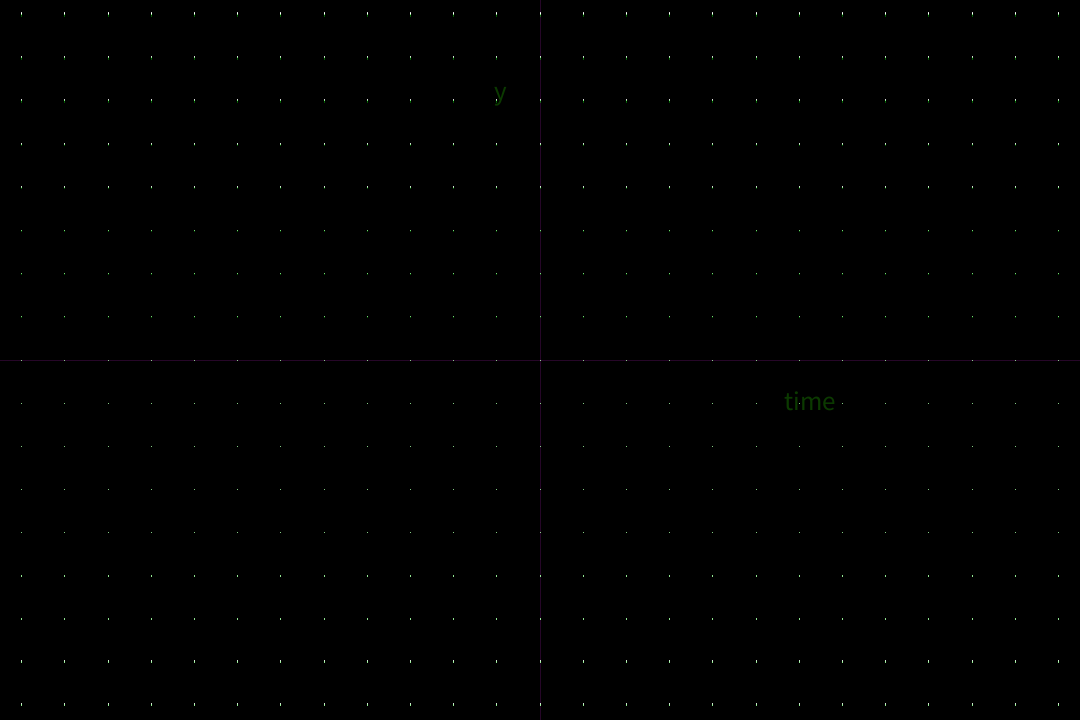
Frame 1 (no input)
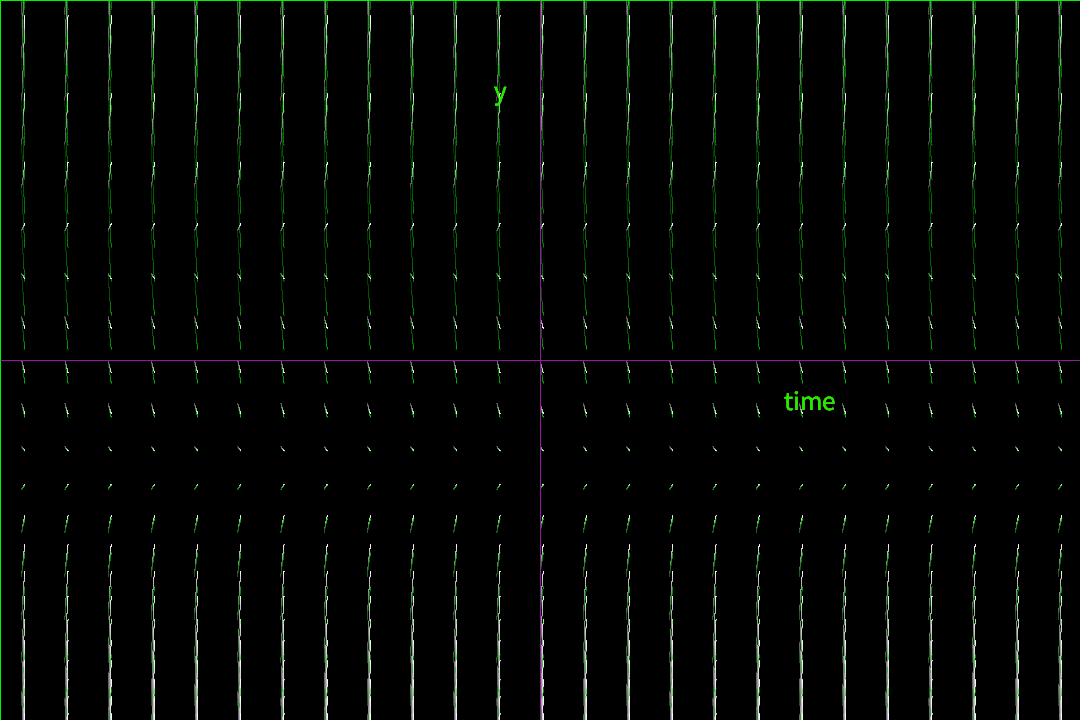
Frame 60 (the mouse pressed at the canvas centre just before this capture)
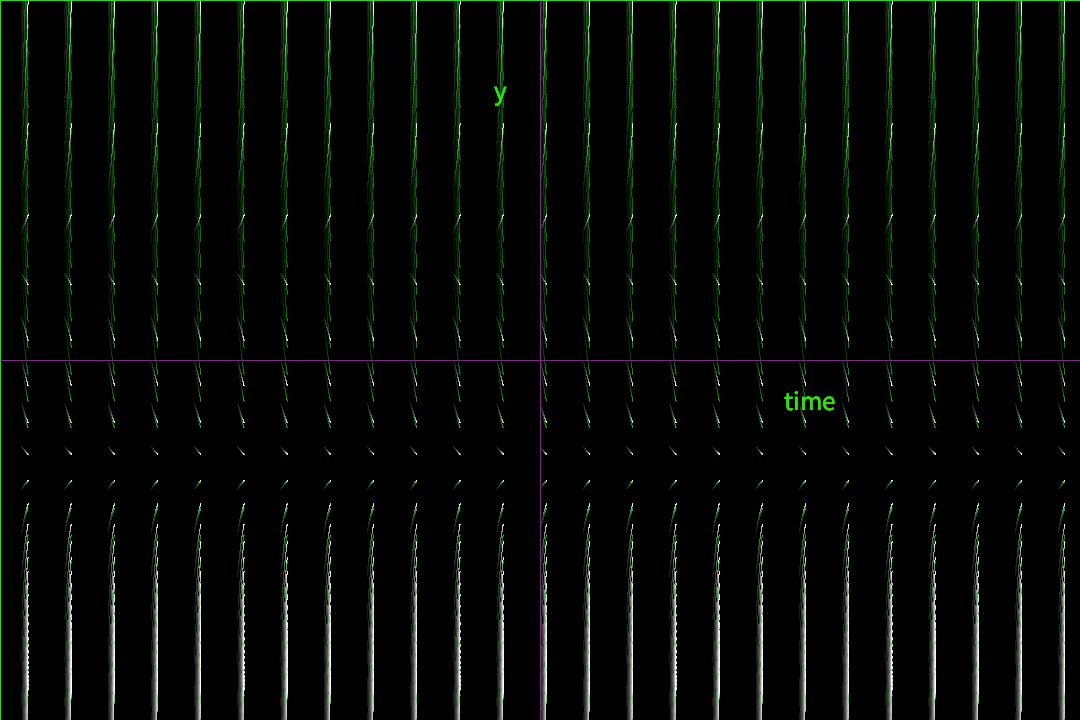
Frame 120 (the mouse held since frame 60 and released just before this capture)

The Processing sketch that drew these frames (run headless with seeded random() and noise(); from frame 60 on, the mouse is pressed at the canvas centre):

// Processing sketch: SlopeFields
// ── SlopeFields.pde
PVector[][] positionArray;
PVector[][] otherpositionArray;
float wid;
float hit;
float maxsize;
float time;

void setup() {
  size(1080,720);
  background(backgroundColor);
  wid = (float)width;
  hit = (float)height;
  maxsize = max(wid, hit)/2;
  positionArray = new PVector[ceil(numberOfParticles)][ceil(numberOfParticles)];
  otherpositionArray = new PVector[ceil(numberOfParticles)][ceil(numberOfParticles)];
  for (int i = 0; i < positionArray.length; i++) {
    for (int j = 0; j < positionArray[i].length; j++) {
      positionArray[i][j] = new PVector(-2*xScale + i*4*xScale/numberOfParticles, -2*xScale + j*4*xScale/numberOfParticles);
      otherpositionArray[i][j] = new PVector(-2*xScale + i*4*xScale/numberOfParticles, -2*xScale + j*4*xScale/numberOfParticles);
    }
  }
}

void draw() {
  time = frameCount; 
  fill(backgroundColor,backgroundOpacity);
  rect(0,0,wid,hit);
  translate(wid/2 - center[0]*wid/xScale/2, hit/2 + center[1]*wid/xScale/2);
  scale(1,-1);
  displayAxis();
  updatePositions1();
  if (displayO) {
    updatePositions2();
  }
}
  
void displayAxis() {
  stroke(axisColor,axisOpacity);
  line(-4*wid,0,4*wid,0);
  line(0,-4*hit,0,4*hit);
  
   pushMatrix();
   scale(1,-1);
   float axistextSize = wid/40;
   textSize(axistextSize);
   fill(textColor,textOpacity);
   textAlign(CENTER, CENTER);
   text("time", wid/4, 1.5*axistextSize);
  // ellipse(wid/4, 0, 10, 10);
   text("y", -1.5*axistextSize, -wid/4);
//   ellipse(0, -wid/4, 10, 10);
   popMatrix();
}

String oneDec(float num) {
  return str(float(int(num*100))/100);
}
  
  
void updatePositions1() {
  PVector cVec;
  PVector nVec = new PVector();
  stroke(strokeColor,strokeOpacity);
  strokeWeight(weightOfStroke);
  for (int i = 0; i < positionArray.length; i++) {
    for (int j = 0; j < positionArray[i].length; j++) {
      cVec = positionArray[i][j];
      if(randomMode) {
        nVec.x = cVec.x + deltaT*xPrimeRandom(cVec.x, cVec.y, time);
        nVec.y = cVec.y + deltaT*yPrimeRandom(cVec.x, cVec.y, time);
      } else {
        nVec.x = cVec.x + deltaT*xPrime(cVec.x, cVec.y, time);
        nVec.y = cVec.y + deltaT*yPrime(cVec.x, cVec.y, time);
      }
      line(maxsize/xScale*cVec.x, maxsize/xScale*cVec.y, maxsize/xScale*(nVec.x), maxsize/xScale*(nVec.y));
      cVec.x = nVec.x;
      cVec.y = nVec.y;
    }
  }
  
}

void updatePositions2() {
  PVector cVec;
  PVector nVec = new PVector();
  stroke(oStrokeColor,100);
  strokeWeight(weightOfStroke);
  for (int i = 0; i < otherpositionArray.length; i++) {
    for (int j = 0; j < otherpositionArray[i].length; j++) {
      cVec = otherpositionArray[i][j];
      if(randomMode) {
        nVec.x = cVec.x + deltaT*xPrimeRandom(cVec.x, cVec.y, time);
        nVec.y = cVec.y + deltaT*yPrimeRandom(cVec.x, cVec.y, time);
      } else {
        nVec.x = cVec.x + deltaT*xPrime(cVec.x, cVec.y, time);
        nVec.y = cVec.y + deltaT*yPrime2(cVec.x, cVec.y, time);
      }
      line(maxsize/xScale*cVec.x, maxsize/xScale*cVec.y, maxsize/xScale*(nVec.x), maxsize/xScale*(nVec.y));
      cVec.x = nVec.x;
      cVec.y = nVec.y;
    }
  }
  
}

// ── DifferentialEquation.pde
//your differential equation is y' = f(t,y), where f is the function below

float f(float t, float y) {
  return y*y-4;
}

float ode2(float t, float y) {
  return -4*(y+2);
}

boolean displayO = true;
//boolean displayO = false;


float xScale = 10;

float deltaT = .001;

float numberOfParticles = 50;

// ── Parameters.pde
//this is your differential equation
float yPrime(float x, float y, float t) {
  return f(x,y);
}

float yPrime2(float x, float y, float t) {
  return ode2(x,y);
}


float xPrime(float x, float y, float t) {
  return 1;
}



//this is how zoomed out you are. Roughly think of it as saying what your x-axis goes up to


//make this number larger for faster simulation, smaller for slower simulation


//this sets the center of the coordinate system
float[] center = {0,0};








//this is the number of particles in one horizontal direciton, so the actual number of particles is like this squared



















//you shouldn't need to edit anything below this line

color backgroundColor = color(0,0,0);
float backgroundOpacity = 5;

color axisColor = color(162,24,170);
float axisOpacity = 60;

color textColor = color(45,245,0);;
float textOpacity = 60;

color strokeColor = color(255,255,255);
float strokeOpacity = 255;
float weightOfStroke = 1;

color oStrokeColor = color(0,255,0);

boolean randomMode = false;

//this is your differential equation
float xPrimeRandom(float x, float y, float t) {
  return random(-5,5) + random(-5,5)*x + random(-5,5)*y + random(-5,5)*x*y + random(-5,5)*pow(x,2) + random(-5,5)*pow(y,2);
}

float yPrimeRandom(float x, float y, float t) {
  return random(-5,5) + random(-5,5)*x + random(-5,5)*y + random(-5,5)*x*y + random(-5,5)*pow(x,2) + random(-5,5)*pow(y,2);
}
